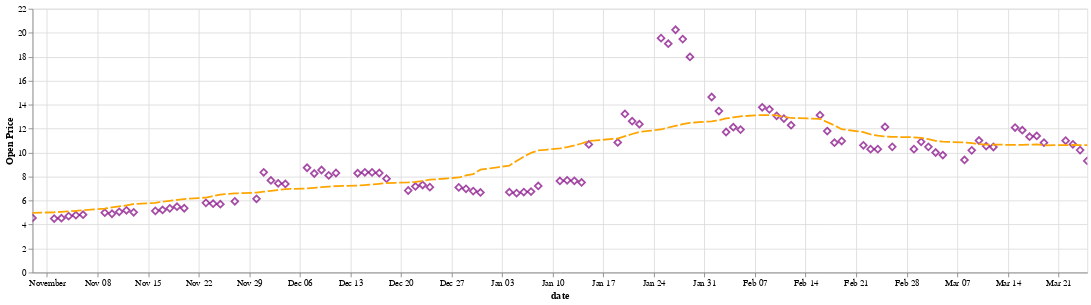

Notebook code cell kept with this figure:
### Code cell
line = alt.Chart(df1).mark_line(        
    color='orange',
    strokeWidth=2,
    strokeDash=[10,5],
    strokeCap='square'
).transform_window(
    rolling_mean='mean(open)',
    frame=[-15, 15]
).encode(    
    x='date:T',
    y='rolling_mean:Q'
)

points = alt.Chart(df1).mark_point(shape='diamond',size= 60, fontStyle='italic', color='purple').encode(    
    tooltip=['open','close'],
    x='date:T',
    y=alt.Y('open:Q',
            axis=alt.Axis(title='Open Price'))
).properties(width=1200).interactive()

points + line

### Figure 1 — Vega-Lite specification as saved in the notebook (floating-point values rounded to 4 significant figures)
{"config": {"view": {"continuousWidth": 400, "continuousHeight": 300}}, "layer": [{"mark": {"type": "point", "color": "purple", "fontStyle": "italic", "shape": "diamond", "size": 60}, "encoding": {"tooltip": [{"type": "nominal", "field": "open"}, {"type": "nominal", "field": "close"}], "x": {"type": "temporal", "field": "date"}, "y": {"type": "quantitative", "axis": {"title": "Open Price"}, "field": "open"}}, "selection": {"selector005": {"type": "interval", "bind": "scales", "encodings": ["x", "y"]}}, "width": 1200}, {"mark": {"type": "line", "color": "orange", "strokeCap": "square", "strokeDash": [10, 5], "strokeWidth": 2}, "encoding": {"x": {"type": "temporal", "field": "date"}, "y": {"type": "quantitative", "field": "rolling_mean"}}, "transform": [{"window": [{"op": "mean", "field": "open", "as": "rolling_mean"}], "frame": [-15, 15]}]}], "data": {"name": "data-0fcf37b9971fcbe440a8ccb4cb720b1f"}, "$schema": "https://vega.github.io/schema/vega-lite/v4.8.1.json", "datasets": {"data-0fcf37b9971fcbe440a8ccb4cb720b1f": [{"open": "9.31", "high": "9.97", "low": "9.2536", "close": "9.88", "adjusted": "9.88", "volume": "14363928", "dividend": "0.0000", "split": "1.0", "date": "2021-03-25"}, {"open": "10.21", "high": "10.22", "low": "9.545", "close": "9.58", "adjusted": "9.58", "volume": "12636058", "dividend": "0.0000", "split": "1.0", "date": "2021-03-24"}, {"open": "10.69", "high": "10.69", "low": "10.02", "close": "10.07", "adjusted": "10.07", "volume": "12245514", "dividend": "0.0000", "split": "1.0", "date": "2021-03-23"}, {"open": "11.0", "high": "11.34", "low": "10.66", "close": "10.71", "adjusted": "10.71", "volume": "7903615", "dividend": "0.0000", "split": "1.0", "date": "2021-03-22"}, {"open": "10.83", "high": "11.17", "low": "10.69", "close": "10.95", "adjusted": "10.95", "volume": "10519101", "dividend": "0.0000", "split": "1.0", "date": "2021-03-19"}, {"open": "11.39", "high": "11.47", "low": "10.66", "close": "10.76", "adjusted": "10.76", "volume": "11438040", "dividend": "0.0000", "split": "1.0", "date": "2021-03-18"}, {"open": "11.33", "high": "11.66", "low": "11.15", "close": "11.6", "adjusted": "11.6", "volume": "9710506", "dividend": "0.0000", "split": "1.0", "date": "2021-03-17"}, {"open": "11.87", "high": "12.2", "low": "11.2683", "close": "11.46", "adjusted": "11.46", "volume": "19812371", "dividend": "0.0000", "split": "1.0", "date": "2021-03-16"}, {"open": "12.09", "high": "12.515", "low": "11.55", "close": "11.68", "adjusted": "11.68", "volume": "25404928", "dividend": "0.0000", "split": "1.0", "date": "2021-03-15"}, {"open": "10.47", "high": "11.93", "low": "10.36", "close": "11.85", "adjusted": "11.85", "volume": "25863154", "dividend": "0.0000", "split": "1.0", "date": "2021-03-12"}, {"open": "10.55", "high": "10.795", "low": "10.3311", "close": "10.7", "adjusted": "10.7", "volume": "12306189", "dividend": "0.0000", "split": "1.0", "date": "2021-03-11"}, {"open": "11.01", "high": "11.01", "low": "10.15", "close": "10.34", "adjusted": "10.34", "volume": "23939106", "dividend": "0.0000", "split": "1.0", "date": "2021-03-10"}, {"open": "10.19", "high": "10.68", "low": "10.03", "close": "10.45", "adjusted": "10.45", "volume": "21437815", "dividend": "0.0000", "split": "1.0", "date": "2021-03-09"}, {"open": "9.39", "high": "10.02", "low": "9.1899", "close": "9.75", "adjusted": "9.75", "volume": "16479483", "dividend": "0.0000", "split": "1.0", "date": "2021-03-08"}, {"open": "9.8", "high": "9.85", "low": "8.82", "close": "9.45", "adjusted": "9.45", "volume": "23723398", "dividend": "0.0000", "split": "1.0", "date": "2021-03-05"}, {"open": "10.01", "high": "10.37", "low": "9.59", "close": "9.84", "adjusted": "9.84", "volume": "26124110", "dividend": "0.0000", "split": "1.0", "date": "2021-03-04"}, {"open": "10.48", "high": "10.7186", "low": "10.05", "close": "10.15", "adjusted": "10.15", "volume": "14866310", "dividend": "0.0000", "split": "1.0", "date": "2021-03-03"}, {"open": "10.9", "high": "10.94", "low": "10.42", "close": "10.5", "adjusted": "10.5", "volume": "12395312", "dividend": "0.0000", "split": "1.0", "date": "2021-03-02"}, {"open": "10.29", "high": "11.25", "low": "10.29", "close": "10.91", "adjusted": "10.91", "volume": "24897319", "dividend": "0.0000", "split": "1.0", "date": "2021-03-01"}, {"open": "10.48", "high": "10.82", "low": "10.01", "close": "10.05", "adjusted": "10.05", "volume": "22402839", "dividend": "0.0000", "split": "1.0", "date": "2021-02-26"}, {"open": "12.14", "high": "12.15", "low": "10.35", "close": "10.58", "adjusted": "10.58", "volume": "45694705", "dividend": "0.0000", "split": "1.0", "date": "2021-02-25"}, {"open": "10.29", "high": "11.72", "low": "10.1815", "close": "11.32", "adjusted": "11.32", "volume": "40660657", "dividend": "0.0000", "split": "1.0", "date": "2021-02-24"}, {"open": "10.29", "high": "10.46", "low": "9.63", "close": "10.4", "adjusted": "10.4", "volume": "27150560", "dividend": "0.0000", "split": "1.0", "date": "2021-02-23"}, {"open": "10.61", "high": "11.56", "low": "10.57", "close": "10.68", "adjusted": "10.68", "volume": "21106707", "dividend": "0.0000", "split": "1.0", "date": "2021-02-22"}, {"open": "10.97", "high": "11.19", "low": "10.62", "close": "10.9", "adjusted": "10.9", "volume": "20132688", "dividend": "0.0000", "split": "1.0", "date": "2021-02-19"}, {"open": "10.83", "high": "11.28", "low": "10.75", "close": "10.94", "adjusted": "10.94", "volume": "19052588", "dividend": "0.0000", "split": "1.0", "date": "2021-02-18"}, {"open": "11.8", "high": "11.82", "low": "11.01", "close": "11.32", "adjusted": "11.32", "volume": "25934629", "dividend": "0.0000", "split": "1.0", "date": "2021-02-17"}, {"open": "13.12", "high": "13.16", "low": "12.05", "close": "12.21", "adjusted": "12.21", "volume": "25480242", "dividend": "0.0000", "split": "1.0", "date": "2021-02-16"}, {"open": "12.29", "high": "13.285", "low": "12.12", "close": "13.04", "adjusted": "13.04", "volume": "18222508", "dividend": "0.0000", "split": "1.0", "date": "2021-02-12"}, {"open": "12.84", "high": "13.09", "low": "12.132", "close": "12.46", "adjusted": "12.46", "volume": "22895475", "dividend": "0.0000", "split": "1.0", "date": "2021-02-11"}, {"open": "13.07", "high": "13.49", "low": "12.75", "close": "13.1", "adjusted": "13.1", "volume": "27025872", "dividend": "0.0000", "split": "1.0", "date": "2021-02-10"}, {"open": "13.61", "high": "13.6501", "low": "13.01", "close": "13.43", "adjusted": "13.43", "volume": "23027739", "dividend": "0.0000", "split": "1.0", "date": "2021-02-09"}, {"open": "13.78", "high": "14.35", "low": "13.3", "close": "13.76", "adjusted": "13.76", "volume": "37068880", "dividend": "0.0000", "split": "1.0", "date": "2021-02-08"}, {"open": "11.92", "high": "13.67", "low": "11.88", "close": "13.23", "adjusted": "13.23", "volume": "44183093", "dividend": "0.0000", "split": "1.0", "date": "2021-02-05"}, {"open": "12.12", "high": "12.425", "low": "11.53", "close": "12.15", "adjusted": "12.15", "volume": "33668021", "dividend": "0.0000", "split": "1.0", "date": "2021-02-04"}, {"open": "11.72", "high": "12.47", "low": "11.08", "close": "12.0", "adjusted": "12.0", "volume": "50001313", "dividend": "0.0000", "split": "1.0", "date": "2021-02-03"}, {"open": "13.47", "high": "13.75", "low": "11.08", "close": "11.55", "adjusted": "11.55", "volume": "79800404", "dividend": "0.0000", "split": "1.0", "date": "2021-02-02"}, {"open": "14.64", "high": "15.54", "low": "12.73", "close": "14.63", "adjusted": "14.63", "volume": "78506041", "dividend": "0.0000", "split": "1.0", "date": "2021-02-01"}, {"open": "17.98", "high": "18.12", "low": "13.69", "close": "14.1", "adjusted": "14.1", "volume": "94049151", "dividend": "0.0000", "split": "1.0", "date": "2021-01-29"}, {"open": "19.47", "high": "22.5", "low": "13.4", "close": "14.65", "adjusted": "14.65", "volume": "194906594", "dividend": "0.0000", "split": "1.0", "date": "2021-01-28"}, {"open": "20.25", "high": "28.77", "low": "19.81", "close": "25.1", "adjusted": "25.1", "volume": "372222608", "dividend": "0.0000", "split": "1.0", "date": "2021-01-27"}, {"open": "19.09", "high": "19.51", "low": "17.19", "close": "18.92", "adjusted": "18.92", "volume": "242740763", "dividend": "0.0000", "split": "1.0", "date": "2021-01-26"}, {"open": "19.55", "high": "20.83", "low": "15.74", "close": "18.03", "adjusted": "18.03", "volume": "363829082", "dividend": "0.0000", "split": "1.0", "date": "2021-01-25"}, {"open": "12.37", "high": "14.28", "low": "12.17", "close": "14.04", "adjusted": "14.04", "volume": "120473629", "dividend": "0.0000", "split": "1.0", "date": "2021-01-22"}, {"open": "12.62", "high": "12.945", "low": "12.01", "close": "12.85", "adjusted": "12.85", "volume": "63464952", "dividend": "0.0000", "split": "1.0", "date": "2021-01-21"}, {"open": "13.23", "high": "13.64", "low": "12.38", "close": "12.79", "adjusted": "12.79", "volume": "130140695", "dividend": "0.0000", "split": "1.0", "date": "2021-01-20"}, {"open": "10.85", "high": "12.39", "low": "10.58", "close": "12.35", "adjusted": "12.35", "volume": "112483169", "dividend": "0.0000", "split": "1.0", "date": "2021-01-19"}, {"open": "10.68", "high": "11.56", "low": "9.4", "close": "9.84", "adjusted": "9.84", "volume": "153854663", "dividend": "0.0000", "split": "1.0", "date": "2021-01-15"}, {"open": "7.51", "high": "9.33", "low": "7.47", "close": "9.11", "adjusted": "9.11", "volume": "65231338", "dividend": "0.0000", "split": "1.0", "date": "2021-01-14"}, {"open": "7.65", "high": "7.66", "low": "7.4", "close": "7.44", "adjusted": "7.44", "volume": "8345519", "dividend": "0.0000", "split": "1.0", "date": "2021-01-13"}, {"open": "7.69", "high": "7.71", "low": "7.48", "close": "7.63", "adjusted": "7.63", "volume": "9220473", "dividend": "0.0000", "split": "1.0", "date": "2021-01-12"}, {"open": "7.64", "high": "7.79", "low": "7.32", "close": "7.65", "adjusted": "7.65", "volume": "15749559", "dividend": "0.0000", "split": "1.0", "date": "2021-01-11"}, {"open": "7.22", "high": "7.6396", "low": "7.1", "close": "7.56", "adjusted": "7.56", "volume": "23039275", "dividend": "0.0000", "split": "1.0", "date": "2021-01-08"}, {"open": "6.75", "high": "7.115", "low": "6.72", "close": "7.06", "adjusted": "7.06", "volume": "13062758", "dividend": "0.0000", "split": "1.0", "date": "2021-01-07"}, {"open": "6.71", "high": "6.91", "low": "6.63", "close": "6.71", "adjusted": "6.71", "volume": "11022286", "dividend": "0.0000", "split": "1.0", "date": "2021-01-06"}, {"open": "6.62", "high": "6.8", "low": "6.555", "close": "6.77", "adjusted": "6.77", "volume": "9108900", "dividend": "0.0000", "split": "1.0", "date": "2021-01-05"}, {"open": "6.7", "high": "6.8199", "low": "6.515", "close": "6.58", "adjusted": "6.58", "volume": "11139231", "dividend": "0.0000", "split": "1.0", "date": "2021-01-04"}, {"open": "6.68", "high": "6.8", "low": "6.63", "close": "6.63", "adjusted": "6.63", "volume": "7530565", "dividend": "0.0000", "split": "1.0", "date": "2020-12-31"}, {"open": "6.79", "high": "6.81", "low": "6.6", "close": "6.67", "adjusted": "6.67", "volume": "9434913", "dividend": "0.0000", "split": "1.0", "date": "2020-12-30"}, {"open": "6.98", "high": "7.0", "low": "6.675", "close": "6.77", "adjusted": "6.77", "volume": "11284185", "dividend": "0.0000", "split": "1.0", "date": "2020-12-29"}, {"open": "7.1", "high": "7.13", "low": "6.85", "close": "6.88", "adjusted": "6.88", "volume": "9775411", "dividend": "0.0000", "split": "1.0", "date": "2020-12-28"}, {"open": "7.12", "high": "7.24", "low": "7.05", "close": "7.06", "adjusted": "7.06", "volume": "6088342", "dividend": "0.0000", "split": "1.0", "date": "2020-12-24"}, {"open": "7.3", "high": "7.33", "low": "7.08", "close": "7.09", "adjusted": "7.09", "volume": "9115529", "dividend": "0.0000", "split": "1.0", "date": "2020-12-23"}, {"open": "7.18", "high": "7.44", "low": "7.05", "close": "7.19", "adjusted": "7.19", "volume": "16822909", "dividend": "0.0000", "split": "1.0", "date": "2020-12-22"}, {"open": "6.84", "high": "7.2", "low": "6.73", "close": "7.11", "adjusted": "7.11", "volume": "17988339", "dividend": "0.0000", "split": "1.0", "date": "2020-12-21"}, {"open": "7.83", "high": "7.83", "low": "6.88", "close": "6.95", "adjusted": "6.95", "volume": "49470140", "dividend": "0.0000", "split": "1.0", "date": "2020-12-18"}, {"open": "8.3", "high": "8.335", "low": "8.03", "close": "8.26", "adjusted": "8.26", "volume": "17717855", "dividend": "0.0000", "split": "1.0", "date": "2020-12-17"}, {"open": "8.35", "high": "8.35", "low": "8.17", "close": "8.24", "adjusted": "8.24", "volume": "8043156", "dividend": "0.0000", "split": "1.0", "date": "2020-12-16"}, {"open": "8.36", "high": "8.39", "low": "8.085", "close": "8.3", "adjusted": "8.3", "volume": "9819740", "dividend": "0.0000", "split": "1.0", "date": "2020-12-15"}, {"open": "8.28", "high": "8.57", "low": "8.165", "close": "8.25", "adjusted": "8.25", "volume": "14675514", "dividend": "0.0000", "split": "1.0", "date": "2020-12-14"}, {"open": "8.3", "high": "8.33", "low": "7.96", "close": "8.16", "adjusted": "8.16", "volume": "11643153", "dividend": "0.0000", "split": "1.0", "date": "2020-12-11"}, {"open": "8.1", "high": "8.4", "low": "8.08", "close": "8.37", "adjusted": "8.37", "volume": "10923177", "dividend": "0.0000", "split": "1.0", "date": "2020-12-10"}, {"open": "8.55", "high": "8.65", "low": "8.06", "close": "8.31", "adjusted": "8.31", "volume": "19628026", "dividend": "0.0000", "split": "1.0", "date": "2020-12-09"}, {"open": "8.26", "high": "8.72", "low": "8.24", "close": "8.52", "adjusted": "8.52", "volume": "26885135", "dividend": "0.0000", "split": "1.0", "date": "2020-12-08"}, {"open": "8.74", "high": "9.0", "low": "8.12", "close": "8.25", "adjusted": "8.25", "volume": "44629082", "dividend": "0.0000", "split": "1.0", "date": "2020-12-07"}, {"open": "7.39", "high": "8.55", "low": "7.39", "close": "8.52", "adjusted": "8.52", "volume": "69814488", "dividend": "0.0000", "split": "1.0", "date": "2020-12-04"}, {"open": "7.44", "high": "7.605", "low": "7.2", "close": "7.46", "adjusted": "7.46", "volume": "40307221", "dividend": "0.0000", "split": "1.0", "date": "2020-12-03"}, {"open": "7.68", "high": "8.41", "low": "7.09", "close": "7.45", "adjusted": "7.45", "volume": "150129782", "dividend": "0.0000", "split": "1.0", "date": "2020-12-02"}, {"open": "8.36", "high": "9.69", "low": "6.92", "close": "7.0", "adjusted": "7.0", "volume": "327726501", "dividend": "0.0000", "split": "1.0", "date": "2020-12-01"}, {"open": "6.15", "high": "6.16", "low": "5.82", "close": "5.87", "adjusted": "5.87", "volume": "6862861", "dividend": "0.0000", "split": "1.0", "date": "2020-11-30"}, {"open": "5.94", "high": "6.2", "low": "5.895", "close": "6.15", "adjusted": "6.15", "volume": "3742511", "dividend": "0.0000", "split": "1.0", "date": "2020-11-27"}, {"open": "5.7", "high": "5.94", "low": "5.675", "close": "5.91", "adjusted": "5.91", "volume": "4992235", "dividend": "0.0000", "split": "1.0", "date": "2020-11-25"}, {"open": "5.74", "high": "5.77", "low": "5.635", "close": "5.7", "adjusted": "5.7", "volume": "5027954", "dividend": "0.0000", "split": "1.0", "date": "2020-11-24"}, {"open": "5.81", "high": "5.835", "low": "5.59", "close": "5.66", "adjusted": "5.66", "volume": "4999182", "dividend": "0.0000", "split": "1.0", "date": "2020-11-23"}, {"open": "5.36", "high": "5.77", "low": "5.33", "close": "5.76", "adjusted": "5.76", "volume": "6587242", "dividend": "0.0000", "split": "1.0", "date": "2020-11-20"}, {"open": "5.49", "high": "5.49", "low": "5.285", "close": "5.36", "adjusted": "5.36", "volume": "4367186", "dividend": "0.0000", "split": "1.0", "date": "2020-11-19"}, {"open": "5.35", "high": "5.61", "low": "5.31", "close": "5.44", "adjusted": "5.44", "volume": "6118709", "dividend": "0.0000", "split": "1.0", "date": "2020-11-18"}, {"open": "5.22", "high": "5.3", "low": "5.15", "close": "5.29", "adjusted": "5.29", "volume": "3229332", "dividend": "0.0000", "split": "1.0", "date": "2020-11-17"}, {"open": "5.14", "high": "5.23", "low": "5.13", "close": "5.19", "adjusted": "5.19", "volume": "3276284", "dividend": "0.0000", "split": "1.0", "date": "2020-11-16"}, {"open": "5.02", "high": "5.15", "low": "5.01", "close": "5.11", "adjusted": "5.11", "volume": "5360961", "dividend": "0.0000", "split": "1.0", "date": "2020-11-13"}, {"open": "5.19", "high": "5.21", "low": "4.98", "close": "4.99", "adjusted": "4.99", "volume": "2988412", "dividend": "0.0000", "split": "1.0", "date": "2020-11-12"}, {"open": "5.06", "high": "5.23", "low": "5.0", "close": "5.19", "adjusted": "5.19", "volume": "5724602", "dividend": "0.0000", "split": "1.0", "date": "2020-11-11"}, {"open": "4.9", "high": "5.025", "low": "4.84", "close": "5.02", "adjusted": "5.02", "volume": "4143562", "dividend": "0.0000", "split": "1.0", "date": "2020-11-10"}, {"open": "4.99", "high": "5.0578", "low": "4.89", "close": "4.93", "adjusted": "4.93", "volume": "3986592", "dividend": "0.0000", "split": "1.0", "date": "2020-11-09"}, {"open": "4.82", "high": "4.8877", "low": "4.76", "close": "4.83", "adjusted": "4.83", "volume": "2853811", "dividend": "0.0000", "split": "1.0", "date": "2020-11-06"}, {"open": "4.78", "high": "4.92", "low": "4.74", "close": "4.86", "adjusted": "4.86", "volume": "2597311", "dividend": "0.0000", "split": "1.0", "date": "2020-11-05"}, {"open": "4.7", "high": "4.76", "low": "4.575", "close": "4.68", "adjusted": "4.68", "volume": "3113912", "dividend": "0.0000", "split": "1.0", "date": "2020-11-04"}, {"open": "4.53", "high": "4.69", "low": "4.52", "close": "4.67", "adjusted": "4.67", "volume": "2781730", "dividend": "0.0000", "split": "1.0", "date": "2020-11-03"}, {"open": "4.5", "high": "4.55", "low": "4.45", "close": "4.48", "adjusted": "4.48", "volume": "2864480", "dividend": "0.0000", "split": "1.0", "date": "2020-11-02"}, {"open": "4.55", "high": "4.6078", "low": "4.44", "close": "4.49", "adjusted": "4.49", "volume": "3573867", "dividend": "0.0000", "split": "1.0", "date": "2020-10-30"}]}}
